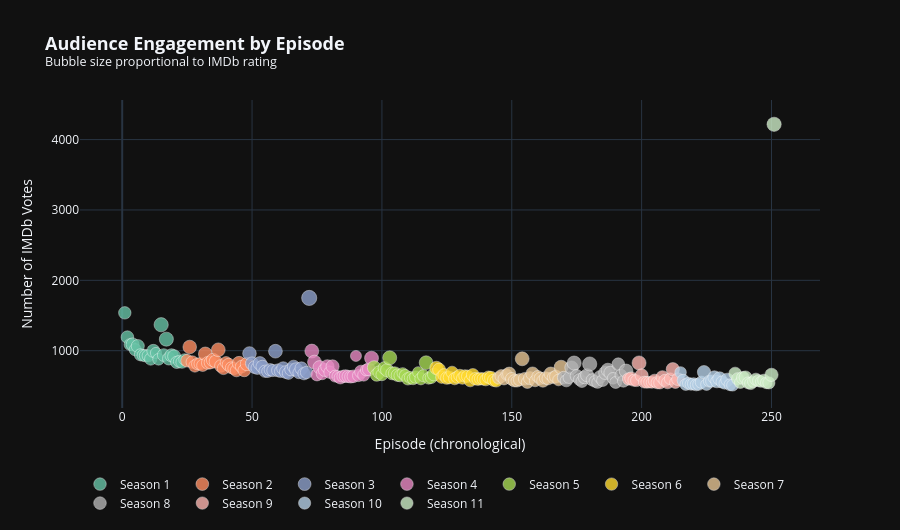

Notebook cell for this chart:
### Markdown cell above
## 💬 Chart 5 — Audience Engagement

### Code cell
# ── Chart 5: Audience Engagement (Vote Counts) ───────────────────────────────
df_v = df_rated.dropna(subset=['votes']).copy()
fig5 = go.Figure()
for i, season in enumerate(sorted(df_v['season'].unique())):
    s = df_v[df_v['season'] == season]
    col = PALETTE[i % len(PALETTE)]
    fig5.add_trace(go.Scatter(
        x=s['episode_global'], y=s['votes'],
        mode='markers', name=f'Season {season}',
        marker=dict(size=s['rating'] * 1.6, color=col, opacity=0.8,
                    line=dict(width=0.5, color='white')),
        customdata=s[['title','ep_code','rating']].values,
        hovertemplate=(
            '<b>%{customdata[0]}</b> (%{customdata[1]})<br>'
            'Votes: <b>%{y:,.0f}</b><br>'
            'Rating: %{customdata[2]:.1f}/10<extra></extra>'
        )
    ))
fig5.update_layout(
    title=dict(text='<b>Audience Engagement by Episode</b><br>'
               '<sup>Bubble size proportional to IMDb rating</sup>', font_size=18),
    xaxis_title='Episode (chronological)', yaxis_title='Number of IMDb Votes',
    template='plotly_dark', legend=dict(orientation='h', y=-0.2),
    height=530, hovermode='closest')
fig5.show()

### Figure 1 — Plotly figure (JSON) as saved in the notebook; plotly's stock layout.template omitted (floating-point values rounded to 4 significant figures)
{"data": [{"customdata": [["Pilot", "S01E01", 7.8], ["To Market, to Market", "S01E02", 7.9], ["Requiem for a Lightweight", "S01E03", 7.4], ["Chief Surgeon Who?", "S01E04", 8.1], ["The Moose", "S01E05", 7.6], ["Yankee Doodle Doctor", "S01E06", 8.2], ["Bananas, Crackers and Nuts", "S01E07", 7.6], ["Cowboy", "S01E08", 7.4], ["Henry, Please Come Home", "S01E09", 7.8], ["I Hate a Mystery", "S01E10", 7.6], ["Germ Warfare", "S01E11", 7.8], ["Dear Dad", "S01E12", 8.2], ["Edwina", "S01E13", 7], ["Love Story", "S01E14", 7.3], ["Tuttle", "S01E15", 8.9], ["The Ringbanger", "S01E16", 8], ["Sometimes You Hear the Bullet", "S01E17", 8.8], ["Dear Dad, Again", "S01E18", 8.1], ["The Longjohn Flap", "S01E19", 8.3], ["The Army-Navy Game", "S01E20", 8.2], ["Sticky Wicket", "S01E21", 7.7], ["Major Fred C. Dobbs", "S01E22", 7.5], ["Ceasefire", "S01E23", 7.6], ["Showtime", "S01E24", 7.2]], "hovertemplate": "<b>%{customdata[0]}</b> (%{customdata[1]})<br>Votes: <b>%{y:,.0f}</b><br>Rating: %{customdata[2]:.1f}/10<extra></extra>", "marker": {"color": "rgb(102,194,165)", "line": {"color": "white", "width": 0.5}, "opacity": 0.8, "size": [12.48, 12.64, 11.84, 12.96, 12.16, 13.12, 12.16, 11.84, 12.48, 12.16, 12.48, 13.12, 11.2, 11.68, 14.24, 12.8, 14.08, 12.96, 13.28, 13.12, 12.32, 12.0, 12.16, 11.52]}, "mode": "markers", "name": "Season 1", "type": "scatter", "x": [1, 2, 3, 4, 5, 6, 7, 8, 9, 10, 11, 12, 13, 14, 15, 16, 17, 18, 19, 20, 21, 22, 23, 24], "y": [1538, 1193, 1087, 1090, 1014, 1066, 942, 934, 929, 928, 883, 997, 968, 878, 1369, 938, 1164, 888, 934, 920, 834, 848, 836, 875]}, {"customdata": [["Divided We Stand", "S02E01", 8], ["5 O'Clock Charlie", "S02E02", 8.5], ["Radar's Report", "S02E03", 7.9], ["For the Good of the Outfit", "S02E04", 7.7], ["Dr. Pierce and Mr. Hyde", "S02E05", 7.5], ["Kim", "S02E06", 7.7], ["L.I.P. (Local Indigenous Personnel)", "S02E07", 7.6], ["The Trial of Henry Blake", "S02E08", 8.6], ["Dear Dad... Three", "S02E09", 8.1], ["The Sniper", "S02E10", 8], ["Carry On, Hawkeye", "S02E11", 8.4], ["The Incubator", "S02E12", 8.2], ["Deal Me Out", "S02E13", 8.6], ["Hot Lips and Empty Arms", "S02E14", 7.9], ["Officers Only", "S02E15", 7.8], ["Henry in Love", "S02E16", 7.4], ["For Want of a Boot", "S02E17", 8.1], ["Operation Noselift", "S02E18", 7.4], ["The Chosen People", "S02E19", 7.6], ["As You Were", "S02E20", 7.8], ["Crisis", "S02E21", 8.5], ["George", "S02E22", 7.9], ["Mail Call", "S02E23", 7.9], ["A Smattering of Intelligence", "S02E24", 8.3]], "hovertemplate": "<b>%{customdata[0]}</b> (%{customdata[1]})<br>Votes: <b>%{y:,.0f}</b><br>Rating: %{customdata[2]:.1f}/10<extra></extra>", "marker": {"color": "rgb(252,141,98)", "line": {"color": "white", "width": 0.5}, "opacity": 0.8, "size": [12.8, 13.6, 12.64, 12.32, 12.0, 12.32, 12.16, 13.76, 12.96, 12.8, 13.44, 13.12, 13.76, 12.64, 12.48, 11.84, 12.96, 11.84, 12.16, 12.48, 13.6, 12.64, 12.64, 13.28]}, "mode": "markers", "name": "Season 2", "type": "scatter", "x": [25, 26, 27, 28, 29, 30, 31, 32, 33, 34, 35, 36, 37, 38, 39, 40, 41, 42, 43, 44, 45, 46, 47, 48], "y": [858, 1053, 838, 783, 812, 814, 792, 955, 828, 833, 868, 846, 1013, 783, 749, 833, 801, 758, 745, 718, 823, 774, 720, 810]}, {"customdata": [["The General Flipped at Dawn", "S03E01", 8.5], ["Rainbow Bridge", "S03E02", 8.3], ["Officer of the Day", "S03E03", 8], ["Iron Guts Kelly", "S03E04", 7.9], ["O.R.", "S03E05", 8.4], ["Springtime", "S03E06", 8.1], ["Check-Up", "S03E07", 7.7], ["Life with Father", "S03E08", 7.5], ["Alcoholics Unanimous", "S03E09", 7.7], ["There Is Nothing Like a Nurse", "S03E10", 7.6], ["Adam's Ribs", "S03E11", 8.6], ["A Full Rich Day", "S03E12", 8.1], ["Mad Dogs and Servicemen", "S03E13", 7.7], ["Private Charles Lamb", "S03E14", 8.2], ["Bombed", "S03E15", 8], ["Bulletin Board", "S03E16", 7.7], ["The Consultant", "S03E17", 7.9], ["House Arrest", "S03E18", 7.9], ["Aid Station", "S03E19", 8.5], ["Love and Marriage", "S03E20", 7.4], ["Big Mac", "S03E21", 8.1], ["Payday", "S03E22", 7.7], ["White Gold", "S03E23", 7.8], ["Abyssinia, Henry", "S03E24", 9.5]], "hovertemplate": "<b>%{customdata[0]}</b> (%{customdata[1]})<br>Votes: <b>%{y:,.0f}</b><br>Rating: %{customdata[2]:.1f}/10<extra></extra>", "marker": {"color": "rgb(141,160,203)", "line": {"color": "white", "width": 0.5}, "opacity": 0.8, "size": [13.6, 13.28, 12.8, 12.64, 13.44, 12.96, 12.32, 12.0, 12.32, 12.16, 13.76, 12.96, 12.32, 13.12, 12.8, 12.32, 12.64, 12.64, 13.6, 11.84, 12.96, 12.32, 12.48, 15.2]}, "mode": "markers", "name": "Season 3", "type": "scatter", "x": [49, 50, 51, 52, 53, 54, 55, 56, 57, 58, 59, 60, 61, 62, 63, 64, 65, 66, 67, 68, 69, 70, 71, 72], "y": [961, 818, 767, 753, 821, 773, 708, 704, 730, 718, 993, 721, 706, 750, 697, 680, 732, 776, 733, 686, 750, 673, 691, 1750]}, {"customdata": [["Welcome to Korea", "S04E01", 8.7], ["Change of Command", "S04E02", 8.6], ["It Happened One Night", "S04E03", 7.7], ["The Late Captain Pierce", "S04E04", 8.3], ["Hey, Doc", "S04E05", 7.6], ["The Bus", "S04E06", 8.2], ["Dear Mildred", "S04E07", 8.4], ["The Kids", "S04E08", 7.7], ["Quo Vadis, Captain Chandler", "S04E09", 8.2], ["Dear Peggy", "S04E10", 7.5], ["Of Moose and Men", "S04E11", 7.3], ["Soldier of the Month", "S04E12", 7.8], ["The Gun", "S04E13", 7.6], ["Mail Call, Again", "S04E14", 8], ["The Price of Tomato Juice", "S04E15", 7.7], ["Dear Ma", "S04E16", 7.7], ["Der Tag", "S04E17", 7.9], ["Hawkeye", "S04E18", 6.9], ["Some 38th Parallels", "S04E19", 7.6], ["The Novocaine Mutiny", "S04E20", 8.2], ["Smilin' Jack", "S04E21", 7.6], ["The More I See You", "S04E22", 7.4], ["Deluge", "S04E23", 8.2], ["The Interview", "S04E24", 8.7]], "hovertemplate": "<b>%{customdata[0]}</b> (%{customdata[1]})<br>Votes: <b>%{y:,.0f}</b><br>Rating: %{customdata[2]:.1f}/10<extra></extra>", "marker": {"color": "rgb(231,138,195)", "line": {"color": "white", "width": 0.5}, "opacity": 0.8, "size": [13.92, 13.76, 12.32, 13.28, 12.16, 13.12, 13.44, 12.32, 13.12, 12.0, 11.68, 12.48, 12.16, 12.8, 12.32, 12.32, 12.64, 11.04, 12.16, 13.12, 12.16, 11.84, 13.12, 13.92]}, "mode": "markers", "name": "Season 4", "type": "scatter", "x": [73, 74, 75, 76, 77, 78, 79, 80, 81, 82, 83, 84, 85, 86, 87, 88, 89, 90, 91, 92, 93, 94, 95, 96], "y": [995, 839, 658, 765, 674, 727, 777, 693, 778, 639, 635, 616, 637, 640, 634, 628, 636, 926, 647, 702, 654, 726, 736, 894]}, {"customdata": [["Bug Out", "S05E01", 8.5], ["Margaret's Engagement", "S05E02", 8], ["Out of Sight, Out of Mind", "S05E03", 8.1], ["Lt. Radar O'Reilly", "S05E04", 7.5], ["The Nurses", "S05E05", 8.1], ["The Abduction of Margaret Houlihan", "S05E06", 8.2], ["Dear Sigmund", "S05E07", 8.8], ["Mulcahy's War", "S05E08", 8.1], ["The Korean Surgeon", "S05E09", 8.1], ["Hawkeye Get Your Gun", "S05E10", 7.9], ["The Colonel's Horse", "S05E11", 7.7], ["Exorcism", "S05E12", 7.1], ["Hawk's Nightmare", "S05E13", 7.6], ["The Most Unforgettable Characters", "S05E14", 7.7], ["38 Across", "S05E15", 7.7], ["Ping Pong", "S05E16", 7.4], ["End Run", "S05E17", 7.7], ["Hanky Panky", "S05E18", 7.1], ["Hepatitis", "S05E19", 7.6], ["The General's Practitioner", "S05E20", 7.6], ["Movie Tonight", "S05E21", 8.6], ["Souvenirs", "S05E22", 7.4], ["Post Op", "S05E23", 7.6], ["Margaret's Marriage", "S05E24", 8.1]], "hovertemplate": "<b>%{customdata[0]}</b> (%{customdata[1]})<br>Votes: <b>%{y:,.0f}</b><br>Rating: %{customdata[2]:.1f}/10<extra></extra>", "marker": {"color": "rgb(166,216,84)", "line": {"color": "white", "width": 0.5}, "opacity": 0.8, "size": [13.6, 12.8, 12.96, 12.0, 12.96, 13.12, 14.08, 12.96, 12.96, 12.64, 12.32, 11.36, 12.16, 12.32, 12.32, 11.84, 12.32, 11.36, 12.16, 12.16, 13.76, 11.84, 12.16, 12.96]}, "mode": "markers", "name": "Season 5", "type": "scatter", "x": [97, 98, 99, 100, 101, 102, 103, 104, 105, 106, 107, 108, 109, 110, 111, 112, 113, 114, 115, 116, 117, 118, 119, 120], "y": [761, 657, 694, 659, 754, 724, 899, 678, 679, 653, 645, 679, 648, 600, 618, 601, 625, 693, 601, 645, 830, 609, 619, 663]}, {"customdata": [["Fade Out, Fade In", "S06E01", 8.4], ["Fallen Idol", "S06E02", 8.1], ["Last Laugh", "S06E03", 7.6], ["War of Nerves", "S06E04", 8], ["The Winchester Tapes", "S06E05", 7.9], ["The Light That Failed", "S06E06", 7.8], ["In Love and War", "S06E07", 7.6], ["Change Day", "S06E08", 7.6], ["Images", "S06E09", 7.6], ["The M*A*S*H Olympics", "S06E10", 7.7], ["The Grim Reaper", "S06E11", 7.5], ["Comrades in Arms: Part 1", "S06E12", 7.8], ["Comrades in Arms: Part 2", "S06E13", 7.7], ["The Merchant of Korea", "S06E14", 7.7], ["The Smell of Music", "S06E15", 8.1], ["Patent 4077", "S06E16", 7.8], ["Tea and Empathy", "S06E17", 7.6], ["Your Hit Parade", "S06E18", 7.7], ["What's Up, Doc?", "S06E19", 7.7], ["Mail Call Three", "S06E20", 7.5], ["Temporary Duty", "S06E21", 7.7], ["Potter's Retirement", "S06E22", 8.1], ["Dr. Winchester and Mr. Hyde", "S06E23", 7.7], ["Major Topper", "S06E24", 7.7]], "hovertemplate": "<b>%{customdata[0]}</b> (%{customdata[1]})<br>Votes: <b>%{y:,.0f}</b><br>Rating: %{customdata[2]:.1f}/10<extra></extra>", "marker": {"color": "rgb(255,217,47)", "line": {"color": "white", "width": 0.5}, "opacity": 0.8, "size": [13.44, 12.96, 12.16, 12.8, 12.64, 12.48, 12.16, 12.16, 12.16, 12.32, 12.0, 12.48, 12.32, 12.32, 12.96, 12.48, 12.16, 12.32, 12.32, 12.0, 12.32, 12.96, 12.32, 12.32]}, "mode": "markers", "name": "Season 6", "type": "scatter", "x": [121, 122, 123, 124, 125, 126, 127, 128, 129, 130, 131, 132, 133, 134, 135, 136, 137, 138, 139, 140, 141, 142, 143, 144], "y": [755, 732, 622, 655, 612, 620, 694, 602, 623, 649, 608, 642, 636, 574, 655, 603, 593, 604, 598, 586, 625, 615, 580, 571]}, {"customdata": [["Commander Pierce", "S07E01", 7.8], ["Peace on Us", "S07E02", 8], ["Lil", "S07E03", 7.5], ["Our Finest Hour", "S07E04", 7.1], ["The Billfold Syndrome", "S07E05", 8.3], ["None Like It Hot", "S07E06", 8], ["They Call the Wind Korea", "S07E07", 7.7], ["Major Ego", "S07E08", 7.5], ["Baby, It's Cold Outside", "S07E09", 7.7], ["Point of View", "S07E10", 8.7], ["Dear Comrade", "S07E11", 8], ["Out of Gas", "S07E12", 7.6], ["An Eye for a Tooth", "S07E13", 8.1], ["Dear Sis", "S07E14", 8.4], ["B. J. Papa San", "S07E15", 7.3], ["Inga", "S07E16", 7.4], ["The Price", "S07E17", 7.8], ["The Young and the Restless", "S07E18", 7.8], ["Hot Lips Is Back in Town", "S07E19", 7.8], ["C*A*V*E", "S07E20", 7.7], ["Rally 'Round the Flagg, Boys", "S07E21", 8.4], ["Preventative Medicine", "S07E22", 7.6], ["A Night at Rosie's", "S07E23", 8], ["Ain't Love Grand", "S07E24", 7.3], ["The Party", "S07E25", 8.7]], "hovertemplate": "<b>%{customdata[0]}</b> (%{customdata[1]})<br>Votes: <b>%{y:,.0f}</b><br>Rating: %{customdata[2]:.1f}/10<extra></extra>", "marker": {"color": "rgb(229,196,148)", "line": {"color": "white", "width": 0.5}, "opacity": 0.8, "size": [12.48, 12.8, 12.0, 11.36, 13.28, 12.8, 12.32, 12.0, 12.32, 13.92, 12.8, 12.16, 12.96, 13.44, 11.68, 11.84, 12.48, 12.48, 12.48, 12.32, 13.44, 12.16, 12.8, 11.68, 13.92]}, "mode": "markers", "name": "Season 7", "type": "scatter", "x": [145, 146, 147, 148, 149, 150, 151, 152, 153, 154, 155, 156, 157, 158, 159, 160, 161, 162, 163, 164, 165, 166, 167, 168, 169], "y": [614, 641, 599, 663, 673, 600, 573, 569, 587, 885, 601, 550, 611, 674, 571, 635, 606, 570, 613, 602, 673, 619, 632, 584, 766]}, {"customdata": [["Too Many Cooks", "S08E01", 7.9], ["Are You Now, Margaret?", "S08E02", 7.7], ["Guerilla My Dreams", "S08E03", 7.3], ["Good-Bye Radar: Part 1", "S08E04", 8.4], ["Good-Bye Radar: Part 2", "S08E05", 8.8], ["Period of Adjustment", "S08E06", 8.2], ["Nurse Doctor", "S08E07", 7.4], ["Private Finance", "S08E08", 7.5], ["Mr. and Mrs. Who?", "S08E09", 8], ["The Yalu Brick Road", "S08E10", 8.2], ["Life Time", "S08E11", 8.9], ["Dear Uncle Abdul", "S08E12", 7.7], ["Captains Outrageous", "S08E13", 7.3], ["Stars and Stripes", "S08E14", 7.2], ["Yessir, That's Our Baby", "S08E15", 7.9], ["Bottle Fatigue", "S08E16", 7.6], ["Heal Thyself", "S08E17", 8.3], ["Old Soldiers", "S08E18", 8.5], ["Morale Victory", "S08E19", 8.3], ["Lend a Hand", "S08E20", 7.3], ["Goodbye, Cruel World", "S08E21", 7.5], ["Dreams", "S08E22", 7.9], ["War Co-Respondent", "S08E23", 7.4], ["Back Pay", "S08E24", 7.5], ["April Fools", "S08E25", 8.6]], "hovertemplate": "<b>%{customdata[0]}</b> (%{customdata[1]})<br>Votes: <b>%{y:,.0f}</b><br>Rating: %{customdata[2]:.1f}/10<extra></extra>", "marker": {"color": "rgb(179,179,179)", "line": {"color": "white", "width": 0.5}, "opacity": 0.8, "size": [12.64, 12.32, 11.68, 13.44, 14.08, 13.12, 11.84, 12.0, 12.8, 13.12, 14.24, 12.32, 11.68, 11.52, 12.64, 12.16, 13.28, 13.6, 13.28, 11.68, 12.0, 12.64, 11.84, 12.0, 13.76]}, "mode": "markers", "name": "Season 8", "type": "scatter", "x": [170, 171, 172, 173, 174, 175, 176, 177, 178, 179, 180, 181, 182, 183, 184, 185, 186, 187, 188, 189, 190, 191, 192, 193, 194], "y": [618, 574, 617, 759, 825, 640, 590, 563, 622, 652, 811, 586, 564, 547, 628, 578, 685, 726, 685, 608, 549, 809, 655, 567, 713]}, {"customdata": [["The Best of Enemies", "S09E01", 7.8], ["Letters", "S09E02", 8.2], ["Cementing Relationships", "S09E03", 7.5], ["Father's Day", "S09E04", 7.4], ["Death Takes a Holiday", "S09E05", 8.8], ["A War for All Seasons", "S09E06", 8.2], ["Your Retention Please", "S09E07", 7.4], ["Tell It to the Marines", "S09E08", 7.4], ["Taking the Fifth", "S09E09", 7.2], ["Operation Friendship", "S09E10", 7.3], ["No Sweat", "S09E11", 8], ["Depressing News", "S09E12", 7.7], ["No Laughing Matter", "S09E13", 7.7], ["Oh, How We Danced", "S09E14", 8], ["Bottoms Up", "S09E15", 7.7], ["The Red/White Blues", "S09E16", 7.6], ["Bless You Hawkeye", "S09E17", 7.4], ["Blood Brothers", "S09E18", 8.3], ["The Foresight Saga", "S09E19", 7.3], ["The Life You Save", "S09E20", 8]], "hovertemplate": "<b>%{customdata[0]}</b> (%{customdata[1]})<br>Votes: <b>%{y:,.0f}</b><br>Rating: %{customdata[2]:.1f}/10<extra></extra>", "marker": {"color": "rgb(251,180,174)", "line": {"color": "white", "width": 0.5}, "opacity": 0.8, "size": [12.48, 13.12, 12.0, 11.84, 14.08, 13.12, 11.84, 11.84, 11.52, 11.68, 12.8, 12.32, 12.32, 12.8, 12.32, 12.16, 11.84, 13.28, 11.68, 12.8]}, "mode": "markers", "name": "Season 9", "type": "scatter", "x": [195, 196, 197, 198, 199, 200, 201, 202, 203, 204, 205, 206, 207, 208, 209, 210, 211, 212, 213, 214], "y": [598, 606, 579, 574, 826, 650, 554, 551, 552, 550, 576, 546, 544, 626, 578, 545, 602, 737, 546, 596]}, {"customdata": [["That's Show Biz", "S10E01", 7.2], ["Identity Crisis", "S10E02", 7.7], ["Rumor at the Top", "S10E03", 7.4], ["Give 'Em Hell, Hawkeye", "S10E04", 7.4], ["Wheelers and Dealers", "S10E05", 7.4], ["Communication Breakdown", "S10E06", 7.7], ["Snap Judgement", "S10E07", 7.5], ["Snappier Judgement", "S10E08", 7.6], ["'Twas the Day After Christmas", "S10E09", 7.7], ["Follies of the Living - Concerns of the Dead", "S10E10", 8.3], ["The Birthday Girls", "S10E11", 7.4], ["Blood and Guts", "S10E12", 7.3], ["A Holy Mess", "S10E13", 7.7], ["The Tooth Shall Set You Free", "S10E14", 8.1], ["Pressure Points", "S10E15", 7.9], ["Where There's a Will, There's a War", "S10E16", 8.5], ["Promotion Commotion", "S10E17", 7.7], ["Heroes", "S10E18", 7.2], ["Sons and Bowlers", "S10E19", 8.2], ["Picture This", "S10E20", 7.4], ["That Darn Kid", "S10E21", 7.4]], "hovertemplate": "<b>%{customdata[0]}</b> (%{customdata[1]})<br>Votes: <b>%{y:,.0f}</b><br>Rating: %{customdata[2]:.1f}/10<extra></extra>", "marker": {"color": "rgb(179,205,227)", "line": {"color": "white", "width": 0.5}, "opacity": 0.8, "size": [11.52, 12.32, 11.84, 11.84, 11.84, 12.32, 12.0, 12.16, 12.32, 13.28, 11.84, 11.68, 12.32, 12.96, 12.64, 13.6, 12.32, 11.52, 13.12, 11.84, 11.84]}, "mode": "markers", "name": "Season 10", "type": "scatter", "x": [215, 216, 217, 218, 219, 220, 221, 222, 223, 224, 225, 226, 227, 228, 229, 230, 231, 232, 233, 234, 235], "y": [692, 577, 520, 539, 522, 530, 515, 523, 552, 696, 520, 567, 569, 623, 562, 604, 555, 535, 588, 516, 510]}, {"customdata": [["Hey, Look Me Over", "S11E01", 7.9], ["Trick or Treatment", "S11E02", 7.7], ["Foreign Affairs", "S11E03", 7.4], ["The Joker Is Wild", "S11E04", 8.1], ["Who Knew?", "S11E05", 8], ["Bombshells", "S11E06", 7.5], ["Settling Debts", "S11E07", 7.7], ["The Moon Is Not Blue", "S11E08", 7.2], ["Run for the Money", "S11E09", 7.7], ["U.N., the Night and the Music", "S11E10", 7.5], ["Strange Bedfellows", "S11E11", 7.1], ["Say No More", "S11E12", 7.6], ["Friends and Enemies", "S11E13", 7.3], ["Give and Take", "S11E14", 7.6], ["As Time Goes By", "S11E15", 8.3], ["Goodbye, Farewell and Amen", "S11E16", 8.9]], "hovertemplate": "<b>%{customdata[0]}</b> (%{customdata[1]})<br>Votes: <b>%{y:,.0f}</b><br>Rating: %{customdata[2]:.1f}/10<extra></extra>", "marker": {"color": "rgb(204,235,197)", "line": {"color": "white", "width": 0.5}, "opacity": 0.8, "size": [12.64, 12.32, 11.84, 12.96, 12.8, 12.0, 12.32, 11.52, 12.32, 12.0, 11.36, 12.16, 11.68, 12.16, 13.28, 14.24]}, "mode": "markers", "name": "Season 11", "type": "scatter", "x": [236, 237, 238, 239, 240, 241, 242, 243, 244, 245, 246, 247, 248, 249, 250, 251], "y": [677, 601, 547, 614, 622, 543, 535, 559, 594, 573, 560, 580, 543, 543, 657, 4217]}], "layout": {"height": 530, "hovermode": "closest", "legend": {"orientation": "h", "y": -0.2}, "title": {"font": {"size": 18}, "text": "<b>Audience Engagement by Episode</b><br><sup>Bubble size proportional to IMDb rating</sup>"}, "xaxis": {"title": {"text": "Episode (chronological)"}}, "yaxis": {"title": {"text": "Number of IMDb Votes"}}}}
